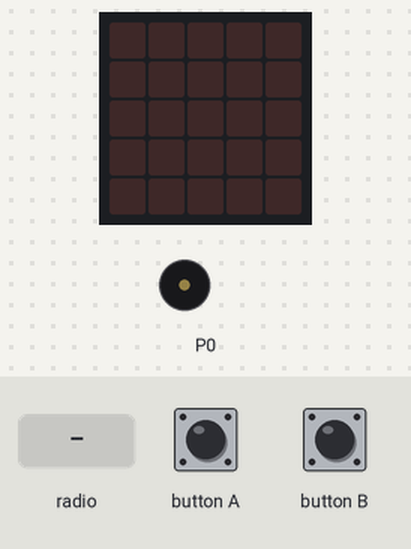
A program run on a simulated BBC micro:bit (MakeCode). Parts: the board's 5×5 LED display, buzzer (waves = sounding). The test bench sets the inputs (shaded band).

Above: at 1.2 s.
1.3 s: radio message "1" arrives
At 1.5 s:
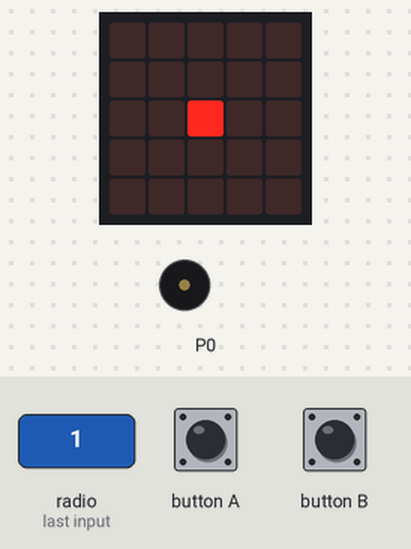
3.4 s: radio message "r" arrives
At 3.6 s:
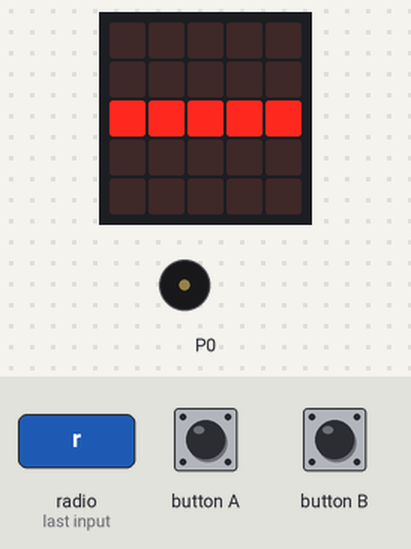
At 4.05 s:
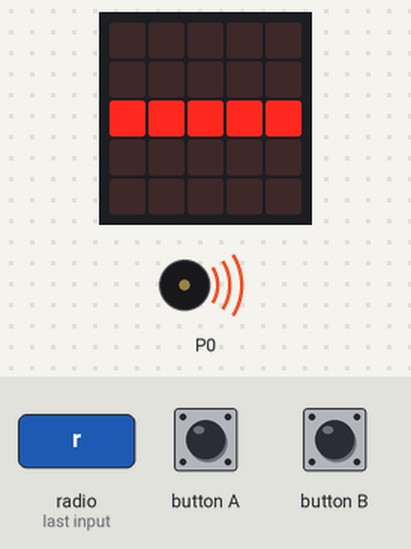
Timing chart, 0 to 6.4 s (numbered marks = the images above; inputs shaded):
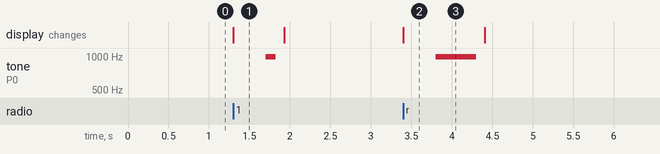

Measured:
- after the input at 1.3 s, tone on P0: silent → 988 Hz after 0.40 s, → silent 0.12 s later; the display: changes at once (image 1)
- after the input at 3.4 s, tone on P0: silent → 988 Hz after 0.40 s, → silent 0.50 s later; the display: changes at once (image 2)
- what the display in image 1 shows lasts 0.6 s, from 1.3 s to 1.9 s
- what the display in image 2 shows lasts 1.0 s, from 3.4 s to 4.4 s

The program:

main.ts
```typescript
radio.onReceivedNumber(function (receivedNumber) {
    basic.showLeds(`
        . . . . .
        . . . . .
        . . # . .
        . . . . .
        . . . . .
        `)
    music.play(music.tonePlayable(988, music.beat(BeatFraction.Quarter)), music.PlaybackMode.UntilDone)
    basic.pause(100)
    basic.showLeds(`
        . . . . .
        . . . . .
        . . . . .
        . . . . .
        . . . . .
        `)
})
input.onButtonPressed(Button.A, function () {
    radio.sendNumber(1)
})
radio.onReceivedString(function (receivedString) {
    basic.showLeds(`
        . . . . .
        . . . . .
        # # # # #
        . . . . .
        . . . . .
        `)
    music.play(music.tonePlayable(988, music.beat(BeatFraction.Whole)), music.PlaybackMode.UntilDone)
    basic.pause(100)
    basic.showLeds(`
        . . . . .
        . . . . .
        . . . . .
        . . . . .
        . . . . .
        `)
})
input.onButtonPressed(Button.B, function () {
    radio.sendString("r")
})
radio.setGroup(1)
music.setVolume(255)
basic.forever(function () {

})
```

test.ts
```typescript
// aquí va el archivo "tests"; esto no se compilará cuando este paquete se utilice como una extensión.
```
